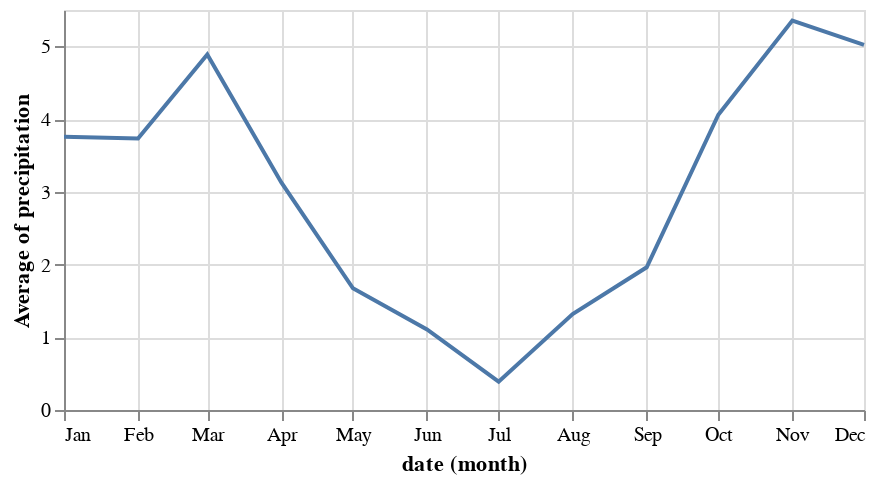

This figure's notebook cell:
### Markdown cell above
Next, let’s look at how precipitation in Seattle changes throughout the year. Altair natively supports dates and discretization of dates when we set the type to temporal (shorthand `T`). For example, in the following plot, we compute the total precipitation for each month. To discretize the data into months, we set the keyword `timeUnit="month"`:

### Code cell
alt.Chart(df, width=400, height=200).mark_line().encode(
    alt.X('date:T', timeUnit='month'),
    alt.Y('average(precipitation)')
)

### Figure 1 — Vega-Lite specification as saved in the notebook (floating-point values rounded to 4 significant figures; data arrays with more than 128 entries replaced by an {"elided": "..."} marker saying what was removed)
{"$schema": "https://vega.github.io/schema/vega-lite/v1.2.1.json", "data": {"values": {"elided": "1461 records"}}, "encoding": {"x": {"field": "date", "timeUnit": "month", "type": "temporal"}, "y": {"aggregate": "average", "field": "precipitation", "type": "quantitative"}}, "height": 200, "mark": "line", "width": 400}
